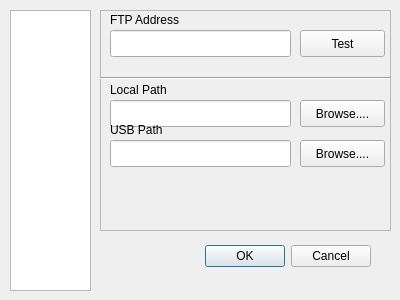
<?xml version="1.0" encoding="UTF-8"?>
<ui version="4.0">
 <class>SettingsDialog</class>
 <widget class="QDialog" name="SettingsDialog">
  <property name="geometry">
   <rect>
    <x>0</x>
    <y>0</y>
    <width>400</width>
    <height>300</height>
   </rect>
  </property>
  <property name="windowTitle">
   <string>Settings</string>
  </property>
  <widget class="QDialogButtonBox" name="buttonBox">
   <property name="geometry">
    <rect>
     <x>30</x>
     <y>240</y>
     <width>341</width>
     <height>32</height>
    </rect>
   </property>
   <property name="orientation">
    <enum>Qt::Horizontal</enum>
   </property>
   <property name="standardButtons">
    <set>QDialogButtonBox::Cancel|QDialogButtonBox::Ok</set>
   </property>
  </widget>
  <widget class="QListView" name="listView">
   <property name="geometry">
    <rect>
     <x>10</x>
     <y>10</y>
     <width>81</width>
     <height>281</height>
    </rect>
   </property>
  </widget>
  <widget class="QFrame" name="frame">
   <property name="geometry">
    <rect>
     <x>100</x>
     <y>10</y>
     <width>291</width>
     <height>221</height>
    </rect>
   </property>
   <property name="frameShape">
    <enum>QFrame::StyledPanel</enum>
   </property>
   <property name="frameShadow">
    <enum>QFrame::Raised</enum>
   </property>
   <widget class="Line" name="line_2">
    <property name="geometry">
     <rect>
      <x>0</x>
      <y>60</y>
      <width>291</width>
      <height>16</height>
     </rect>
    </property>
    <property name="orientation">
     <enum>Qt::Horizontal</enum>
    </property>
   </widget>
   <widget class="QLineEdit" name="ftpLineEdit">
    <property name="geometry">
     <rect>
      <x>10</x>
      <y>20</y>
      <width>181</width>
      <height>27</height>
     </rect>
    </property>
   </widget>
   <widget class="QLineEdit" name="localLineEdit">
    <property name="geometry">
     <rect>
      <x>10</x>
      <y>90</y>
      <width>181</width>
      <height>27</height>
     </rect>
    </property>
   </widget>
   <widget class="QLineEdit" name="USBLineEdit">
    <property name="geometry">
     <rect>
      <x>10</x>
      <y>130</y>
      <width>181</width>
      <height>27</height>
     </rect>
    </property>
   </widget>
   <widget class="QPushButton" name="testButton">
    <property name="geometry">
     <rect>
      <x>200</x>
      <y>20</y>
      <width>85</width>
      <height>27</height>
     </rect>
    </property>
    <property name="text">
     <string>Test</string>
    </property>
   </widget>
   <widget class="QPushButton" name="localPushButton">
    <property name="geometry">
     <rect>
      <x>200</x>
      <y>90</y>
      <width>85</width>
      <height>27</height>
     </rect>
    </property>
    <property name="text">
     <string>Browse....</string>
    </property>
   </widget>
   <widget class="QPushButton" name="USBPushButton">
    <property name="geometry">
     <rect>
      <x>200</x>
      <y>130</y>
      <width>85</width>
      <height>27</height>
     </rect>
    </property>
    <property name="text">
     <string>Browse....</string>
    </property>
   </widget>
   <widget class="QLabel" name="label">
    <property name="geometry">
     <rect>
      <x>10</x>
      <y>0</y>
      <width>81</width>
      <height>20</height>
     </rect>
    </property>
    <property name="text">
     <string>FTP Address</string>
    </property>
   </widget>
   <widget class="QLabel" name="label_2">
    <property name="geometry">
     <rect>
      <x>10</x>
      <y>110</y>
      <width>81</width>
      <height>20</height>
     </rect>
    </property>
    <property name="text">
     <string>USB Path</string>
    </property>
   </widget>
   <widget class="QLabel" name="label_3">
    <property name="geometry">
     <rect>
      <x>10</x>
      <y>70</y>
      <width>81</width>
      <height>20</height>
     </rect>
    </property>
    <property name="text">
     <string>Local Path</string>
    </property>
   </widget>
  </widget>
 </widget>
 <resources/>
 <connections>
  <connection>
   <sender>buttonBox</sender>
   <signal>accepted()</signal>
   <receiver>SettingsDialog</receiver>
   <slot>accept()</slot>
   <hints>
    <hint type="sourcelabel">
     <x>248</x>
     <y>254</y>
    </hint>
    <hint type="destinationlabel">
     <x>157</x>
     <y>274</y>
    </hint>
   </hints>
  </connection>
  <connection>
   <sender>buttonBox</sender>
   <signal>rejected()</signal>
   <receiver>SettingsDialog</receiver>
   <slot>reject()</slot>
   <hints>
    <hint type="sourcelabel">
     <x>316</x>
     <y>260</y>
    </hint>
    <hint type="destinationlabel">
     <x>286</x>
     <y>274</y>
    </hint>
   </hints>
  </connection>
 </connections>
</ui>
